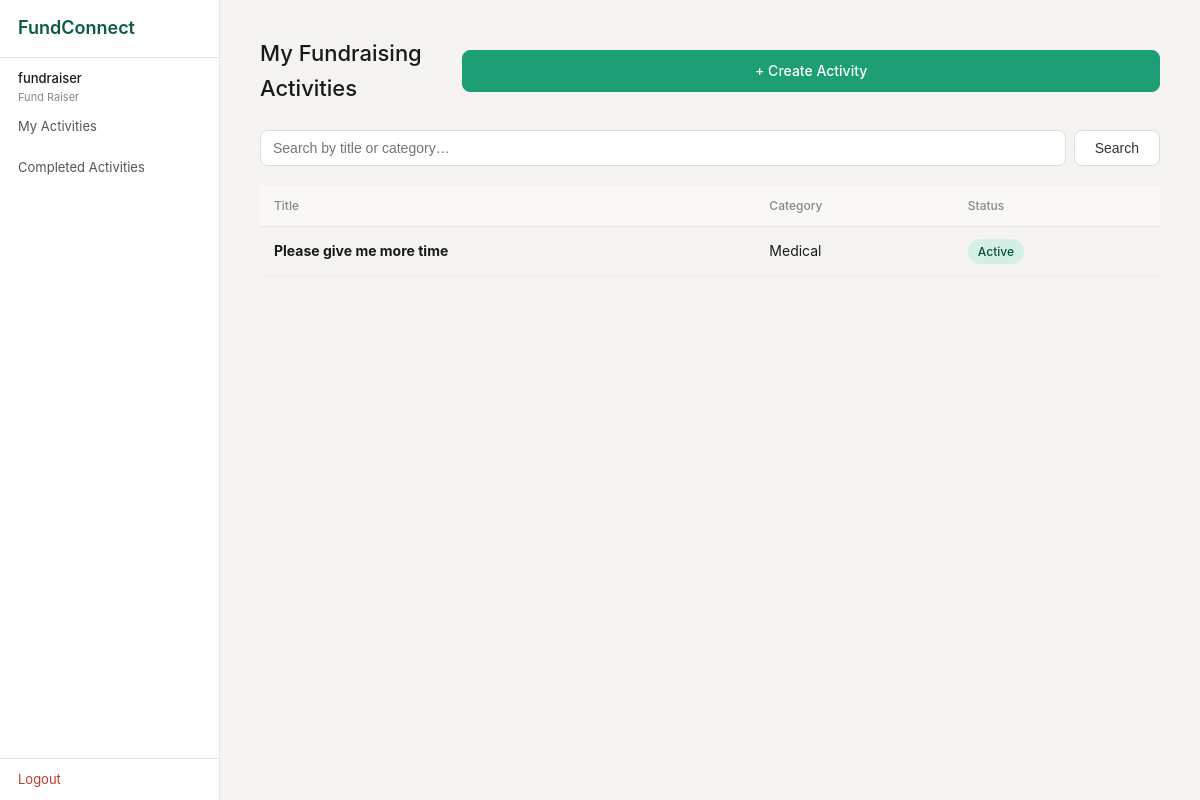
Page /fundraiser/activities (signed in) on the earlier database version.
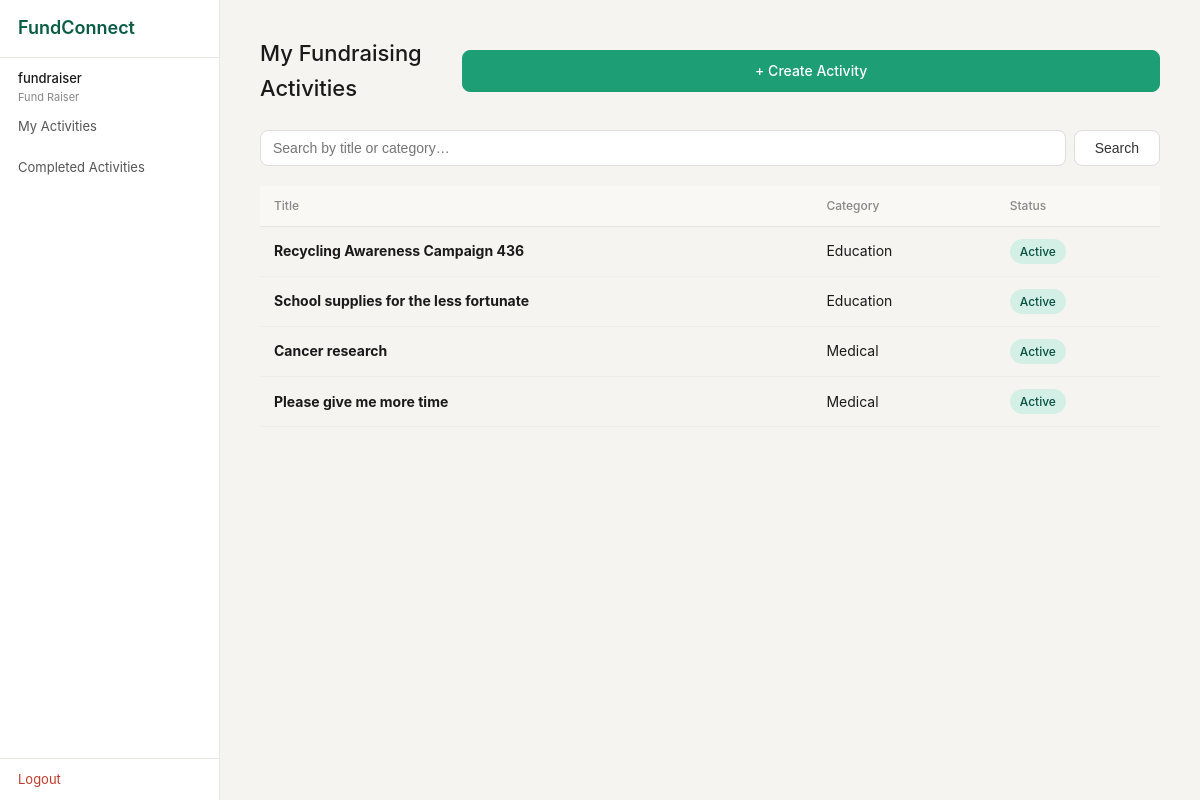
Same page on the later database version.
### tables this page shows
CREATE TABLE fundraising_activity (
                id              INTEGER PRIMARY KEY AUTOINCREMENT,
                title           TEXT NOT NULL,
                description     TEXT,
                target_amount   REAL NOT NULL,
                amount_raised   REAL DEFAULT 0,
                category_id     INTEGER REFERENCES fra_category(id),
                deadline        TEXT NOT NULL,
                status          TEXT NOT NULL DEFAULT 'Active',
                fundraiser_id   INTEGER REFERENCES user_account(id),
                view_count      INTEGER DEFAULT 0,
                shortlist_count INTEGER DEFAULT 0,
                created_at      TEXT DEFAULT (datetime('now'))
            );

CREATE TABLE fra_category (
                id          INTEGER PRIMARY KEY AUTOINCREMENT,
                name        TEXT NOT NULL UNIQUE,
                description TEXT,
                created_at  TEXT DEFAULT (datetime('now'))
            );

### boundary/app.py (the view)
@app.route("/fundraiser/activities")
def fr_activities():
    if "user_id" not in session or session["role"] != "Fund Raiser":
        return redirect(url_for("login"))
    q = request.args.get("q", "").strip()
    result = FundraisingActivityController.list_activities(session["user_id"], q or None)
    return render_template("fr_activities.html", activities=result["data"], q=q)

### boundary/templates/fr_activities.html (shortened to what this page needs)
{% extends "base.html" %}
{% block content %}
<div class="page-header">
  <h1 class="page-title">My Fundraising Activities</h1>
  <a href="{{ url_for('fr_activity_create') }}" class="btn btn-primary">+ Create Activity</a>
</div>
<form method="GET" style="margin-bottom: 20px; display: flex; gap: 8px;">
  <input type="text" name="q" value="{{ q }}" placeholder="Search by title or category…"
         style="flex: 1; padding: 9px 12px; border-radius: 8px; border: 1px solid #ddd; font-size: 14px;">
  <button class="btn" type="submit">Search</button>
</form>
{% if activities %}
<div class="table-wrap">
  <table>
    <thead>
      <tr>
        <th>Title</th>
        <th>Category</th>
        <th>Status</th>
      </tr>
    </thead>
    <tbody>
      {% for a in activities %}
      <tr style="cursor: pointer;"
          onclick="window.location='{{ url_for('fr_activity_view', aid=a.id) }}'">
        <td><strong>{{ a.title }}</strong></td>
        <td>{{ a.category_name or '—' }}</td>
        <td><span class="badge badge-active">{{ a.status }}</span></td>
      </tr>
      {% endfor %}
    </tbody>
  </table>
</div>
{% endif %}
{% endblock %}

Differences in the rows shown:
added fundraising_activity: title "Recycling Awareness Campaign 436", name "Education", status "Active"
added fundraising_activity: title "School supplies for the less fortunate", name "Education", status "Active"
added fundraising_activity: title "Cancer research", name "Medical", status "Active"
